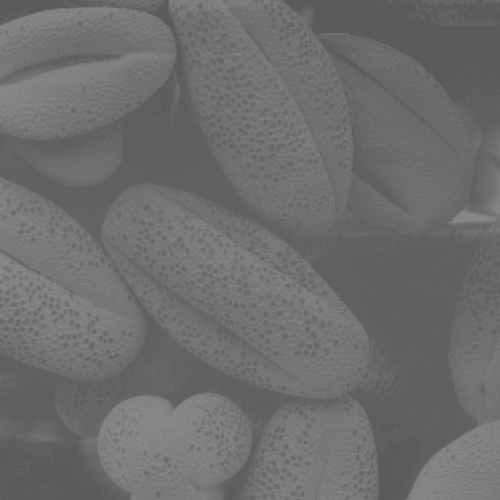
%> input picture Lab3-Intensity-transformation-main/assets/pollen.tif, 500 x 500 px
$ octave task3.m   (GNU Octave 9; MATLAB toolbox functions it lacks are replaced by stand-ins)
%> lines starting %> are read from the running program, lines starting %| are printed output that depends on the picture
clear all       % clear all variable in workspace
close all       % close all figure windows
f=imread('assets/pollen.tif');
%> f is the input picture: size 500x500 uint8; min 91, max 138, mean 109.1
imshow(f)
figure          % open a new figure window
imhist(f);      % calculate and plot the histogram
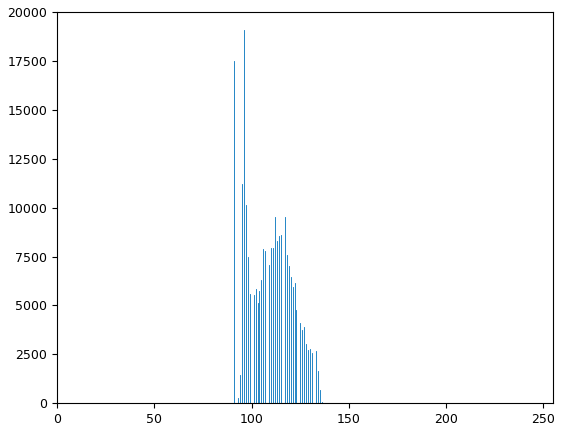
%> figure redrawn from the program's plot data; highest point at x = 96, y = 19078

close all
g=imadjust(f,[0.3 0.55]);
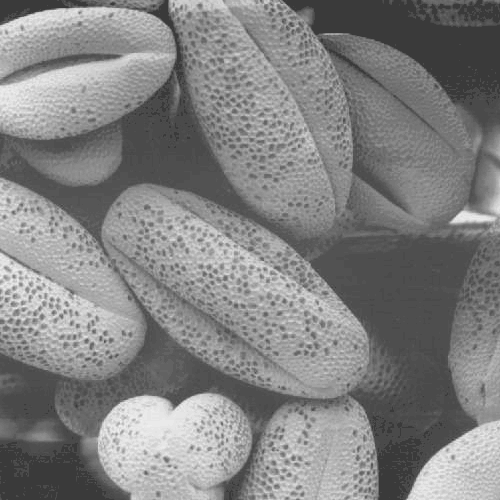
%> g: size 500x500 uint8; min 58, max 246, mean 130.3
montage({f, g})     % display list of images side-by-side
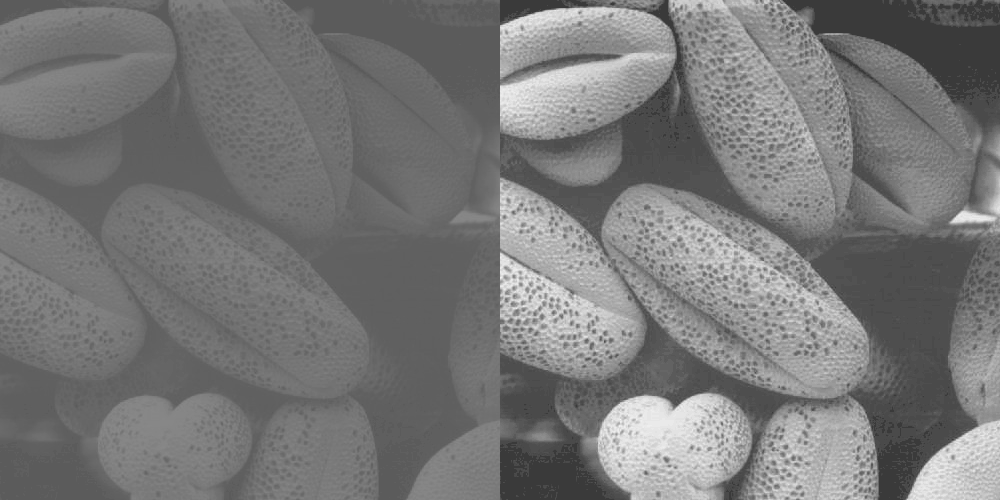
%> displayed picture: size 500x1000, on the screen's scale of 0 to 255; min 58, max 246, mean 119.7
figure
imhist(g);
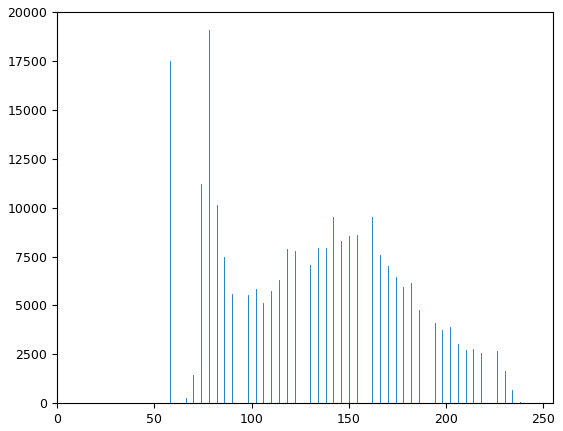
%> figure redrawn from the program's plot data; highest point at x = 78, y = 19078
